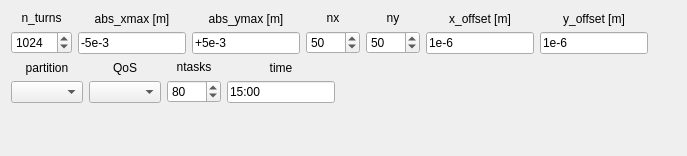
          <widget class="QWidget" name="tab_39">
           <attribute name="title">
            <string>Calculate</string>
           </attribute>
           <layout class="QVBoxLayout" name="verticalLayout_168">
            <item>
             <layout class="QHBoxLayout" name="horizontalLayout_86">
              <item>
               <layout class="QVBoxLayout" name="verticalLayout_121">
                <item>
                 <widget class="QLabel" name="label_50">
                  <property name="sizePolicy">
                   <sizepolicy hsizetype="Preferred" vsizetype="Preferred">
                    <horstretch>0</horstretch>
                    <verstretch>0</verstretch>
                   </sizepolicy>
                  </property>
                  <property name="text">
                   <string>n_turns</string>
                  </property>
                  <property name="alignment">
                   <set>Qt::AlignCenter</set>
                  </property>
                 </widget>
                </item>
                <item>
                 <widget class="QSpinBox" name="spinBox_n_turns_tswa_calc">
                  <property name="sizePolicy">
                   <sizepolicy hsizetype="Preferred" vsizetype="Fixed">
                    <horstretch>0</horstretch>
                    <verstretch>0</verstretch>
                   </sizepolicy>
                  </property>
                  <property name="minimum">
                   <number>3</number>
                  </property>
                  <property name="maximum">
                   <number>10000</number>
                  </property>
                  <property name="value">
                   <number>1024</number>
                  </property>
                 </widget>
                </item>
               </layout>
              </item>
              <item>
               <layout class="QVBoxLayout" name="verticalLayout_112">
                <item>
                 <widget class="QLabel" name="label_143">
                  <property name="sizePolicy">
                   <sizepolicy hsizetype="Preferred" vsizetype="Preferred">
                    <horstretch>0</horstretch>
                    <verstretch>0</verstretch>
                   </sizepolicy>
                  </property>
                  <property name="text">
                   <string>abs_xmax [m]</string>
                  </property>
                  <property name="alignment">
                   <set>Qt::AlignCenter</set>
                  </property>
                 </widget>
                </item>
                <item>
                 <widget class="QLineEdit" name="lineEdit_abs_xmax_tswa_calc">
                  <property name="sizePolicy">
                   <sizepolicy hsizetype="Preferred" vsizetype="Fixed">
                    <horstretch>0</horstretch>
                    <verstretch>0</verstretch>
                   </sizepolicy>
                  </property>
                  <property name="text">
                   <string>-5e-3</string>
                  </property>
                 </widget>
                </item>
               </layout>
              </item>
              <item>
               <layout class="QVBoxLayout" name="verticalLayout_113">
                <item>
                 <widget class="QLabel" name="label_144">
                  <property name="sizePolicy">
                   <sizepolicy hsizetype="Preferred" vsizetype="Preferred">
                    <horstretch>0</horstretch>
                    <verstretch>0</verstretch>
                   </sizepolicy>
                  </property>
                  <property name="text">
                   <string>abs_ymax [m]</string>
                  </property>
                  <property name="alignment">
                   <set>Qt::AlignCenter</set>
                  </property>
                 </widget>
                </item>
                <item>
                 <widget class="QLineEdit" name="lineEdit_abs_ymax_tswa_calc">
                  <property name="sizePolicy">
                   <sizepolicy hsizetype="Preferred" vsizetype="Fixed">
                    <horstretch>0</horstretch>
                    <verstretch>0</verstretch>
                   </sizepolicy>
                  </property>
                  <property name="text">
                   <string>+5e-3</string>
                  </property>
                 </widget>
                </item>
               </layout>
              </item>
              <item>
               <layout class="QVBoxLayout" name="verticalLayout_127">
                <item>
                 <widget class="QLabel" name="label_160">
                  <property name="sizePolicy">
                   <sizepolicy hsizetype="Preferred" vsizetype="Preferred">
                    <horstretch>0</horstretch>
                    <verstretch>0</verstretch>
                   </sizepolicy>
                  </property>
                  <property name="text">
                   <string>nx</string>
                  </property>
                  <property name="alignment">
                   <set>Qt::AlignCenter</set>
                  </property>
                 </widget>
                </item>
                <item>
                 <widget class="QSpinBox" name="spinBox_nx_tswa_calc">
                  <property name="sizePolicy">
                   <sizepolicy hsizetype="Preferred" vsizetype="Fixed">
                    <horstretch>0</horstretch>
                    <verstretch>0</verstretch>
                   </sizepolicy>
                  </property>
                  <property name="minimum">
                   <number>3</number>
                  </property>
                  <property name="maximum">
                   <number>1001</number>
                  </property>
                  <property name="value">
                   <number>50</number>
                  </property>
                 </widget>
                </item>
               </layout>
              </item>
              <item>
               <layout class="QVBoxLayout" name="verticalLayout_128">
                <item>
                 <widget class="QLabel" name="label_161">
                  <property name="sizePolicy">
                   <sizepolicy hsizetype="Preferred" vsizetype="Preferred">
                    <horstretch>0</horstretch>
                    <verstretch>0</verstretch>
                   </sizepolicy>
                  </property>
                  <property name="text">
                   <string>ny</string>
                  </property>
                  <property name="alignment">
                   <set>Qt::AlignCenter</set>
                  </property>
                 </widget>
                </item>
                <item>
                 <widget class="QSpinBox" name="spinBox_ny_tswa_calc">
                  <property name="sizePolicy">
                   <sizepolicy hsizetype="Preferred" vsizetype="Fixed">
                    <horstretch>0</horstretch>
                    <verstretch>0</verstretch>
                   </sizepolicy>
                  </property>
                  <property name="minimum">
                   <number>3</number>
                  </property>
                  <property name="maximum">
                   <number>1001</number>
                  </property>
                  <property name="value">
                   <number>50</number>
                  </property>
                 </widget>
                </item>
               </layout>
              </item>
              <item>
               <layout class="QVBoxLayout" name="verticalLayout_129">
                <item>
                 <widget class="QLabel" name="label_162">
                  <property name="sizePolicy">
                   <sizepolicy hsizetype="Preferred" vsizetype="Preferred">
                    <horstretch>0</horstretch>
                    <verstretch>0</verstretch>
                   </sizepolicy>
                  </property>
                  <property name="text">
                   <string>x_offset [m]</string>
                  </property>
                  <property name="alignment">
                   <set>Qt::AlignCenter</set>
                  </property>
                 </widget>
                </item>
                <item>
                 <widget class="QLineEdit" name="lineEdit_x_offset_tswa_calc">
                  <property name="sizePolicy">
                   <sizepolicy hsizetype="Preferred" vsizetype="Fixed">
                    <horstretch>0</horstretch>
                    <verstretch>0</verstretch>
                   </sizepolicy>
                  </property>
                  <property name="text">
                   <string>1e-6</string>
                  </property>
                 </widget>
                </item>
               </layout>
              </item>
              <item>
               <layout class="QVBoxLayout" name="verticalLayout_130">
                <item>
                 <widget class="QLabel" name="label_163">
                  <property name="sizePolicy">
                   <sizepolicy hsizetype="Preferred" vsizetype="Preferred">
                    <horstretch>0</horstretch>
                    <verstretch>0</verstretch>
                   </sizepolicy>
                  </property>
                  <property name="text">
                   <string>y_offset [m]</string>
                  </property>
                  <property name="alignment">
                   <set>Qt::AlignCenter</set>
                  </property>
                 </widget>
                </item>
                <item>
                 <widget class="QLineEdit" name="lineEdit_y_offset_tswa_calc">
                  <property name="sizePolicy">
                   <sizepolicy hsizetype="Preferred" vsizetype="Fixed">
                    <horstretch>0</horstretch>
                    <verstretch>0</verstretch>
                   </sizepolicy>
                  </property>
                  <property name="text">
                   <string>1e-6</string>
                  </property>
                 </widget>
                </item>
               </layout>
              </item>
              <item>
               <spacer name="horizontalSpacer_56">
                <property name="orientation">
                 <enum>Qt::Horizontal</enum>
                </property>
                <property name="sizeHint" stdset="0">
                 <size>
                  <width>28</width>
                  <height>20</height>
                 </size>
                </property>
               </spacer>
              </item>
             </layout>
            </item>
            <item>
             <layout class="QHBoxLayout" name="horizontalLayout_81">
              <item>
               <layout class="QVBoxLayout" name="verticalLayout_135">
                <item>
                 <widget class="QLabel" name="label_165">
                  <property name="sizePolicy">
                   <sizepolicy hsizetype="Preferred" vsizetype="Preferred">
                    <horstretch>0</horstretch>
                    <verstretch>0</verstretch>
                   </sizepolicy>
                  </property>
                  <property name="text">
                   <string>partition</string>
                  </property>
                  <property name="alignment">
                   <set>Qt::AlignCenter</set>
                  </property>
                 </widget>
                </item>
                <item>
                 <widget class="QComboBox" name="comboBox_partition_tswa_calc">
                  <property name="sizePolicy">
                   <sizepolicy hsizetype="Preferred" vsizetype="Fixed">
                    <horstretch>0</horstretch>
                    <verstretch>0</verstretch>
                   </sizepolicy>
                  </property>
                  <property name="currentIndex">
                   <number>-1</number>
                  </property>
                 </widget>
                </item>
               </layout>
              </item>
              <item>
               <layout class="QVBoxLayout" name="verticalLayout_151">
                <item>
                 <widget class="QLabel" name="label_183">
                  <property name="sizePolicy">
                   <sizepolicy hsizetype="Preferred" vsizetype="Preferred">
                    <horstretch>0</horstretch>
                    <verstretch>0</verstretch>
                   </sizepolicy>
                  </property>
                  <property name="text">
                   <string>QoS</string>
                  </property>
                  <property name="alignment">
                   <set>Qt::AlignCenter</set>
                  </property>
                 </widget>
                </item>
                <item>
                 <widget class="QComboBox" name="comboBox_qos_tswa_calc">
                  <property name="sizePolicy">
                   <sizepolicy hsizetype="Preferred" vsizetype="Fixed">
                    <horstretch>0</horstretch>
                    <verstretch>0</verstretch>
                   </sizepolicy>
                  </property>
                  <property name="currentIndex">
                   <number>-1</number>
                  </property>
                 </widget>
                </item>
               </layout>
              </item>
              <item>
               <layout class="QVBoxLayout" name="verticalLayout_137">
                <item>
                 <widget class="QLabel" name="label_166">
                  <property name="sizePolicy">
                   <sizepolicy hsizetype="Preferred" vsizetype="Preferred">
                    <horstretch>0</horstretch>
                    <verstretch>0</verstretch>
                   </sizepolicy>
                  </property>
                  <property name="text">
                   <string>ntasks</string>
                  </property>
                  <property name="alignment">
                   <set>Qt::AlignCenter</set>
                  </property>
                 </widget>
                </item>
                <item>
                 <widget class="QSpinBox" name="spinBox_ntasks_tswa_calc">
                  <property name="sizePolicy">
                   <sizepolicy hsizetype="Preferred" vsizetype="Fixed">
                    <horstretch>0</horstretch>
                    <verstretch>0</verstretch>
                   </sizepolicy>
                  </property>
                  <property name="specialValueText">
                   <string/>
                  </property>
                  <property name="minimum">
                   <number>2</number>
                  </property>
                  <property name="maximum">
                   <number>1000</number>
                  </property>
                  <property name="singleStep">
                   <number>2</number>
                  </property>
                  <property name="value">
                   <number>80</number>
                  </property>
                 </widget>
                </item>
               </layout>
              </item>
              <item>
               <layout class="QVBoxLayout" name="verticalLayout_138">
                <item>
                 <widget class="QLabel" name="label_time_common_15">
                  <property name="sizePolicy">
                   <sizepolicy hsizetype="Preferred" vsizetype="Preferred">
                    <horstretch>0</horstretch>
                    <verstretch>0</verstretch>
                   </sizepolicy>
                  </property>
                  <property name="text">
                   <string>time</string>
                  </property>
                  <property name="alignment">
                   <set>Qt::AlignCenter</set>
                  </property>
                 </widget>
                </item>
                <item>
                 <widget class="QLineEdit" name="lineEdit_time_tswa_calc">
                  <property name="sizePolicy">
                   <sizepolicy hsizetype="Preferred" vsizetype="Fixed">
                    <horstretch>0</horstretch>
                    <verstretch>0</verstretch>
                   </sizepolicy>
                  </property>
                  <property name="toolTip">
                   <string>days-hours:minutes:seconds (&quot;days&quot; and &quot;hours&quot; are optional. For example, use &quot;5:00&quot; if you want 5 minutes.) Leave empty if you want to run up to the queue time limit.</string>
                  </property>
                  <property name="text">
                   <string>15:00</string>
                  </property>
                 </widget>
                </item>
               </layout>
              </item>
              <item>
               <spacer name="horizontalSpacer_55">
                <property name="orientation">
                 <enum>Qt::Horizontal</enum>
                </property>
                <property name="sizeHint" stdset="0">
                 <size>
                  <width>40</width>
                  <height>20</height>
                 </size>
                </property>
               </spacer>
              </item>
             </layout>
            </item>
            <item>
             <spacer name="verticalSpacer_13">
              <property name="orientation">
               <enum>Qt::Vertical</enum>
              </property>
              <property name="sizeHint" stdset="0">
               <size>
                <width>20</width>
                <height>42</height>
               </size>
              </property>
             </spacer>
            </item>
           </layout>
          </widget>
